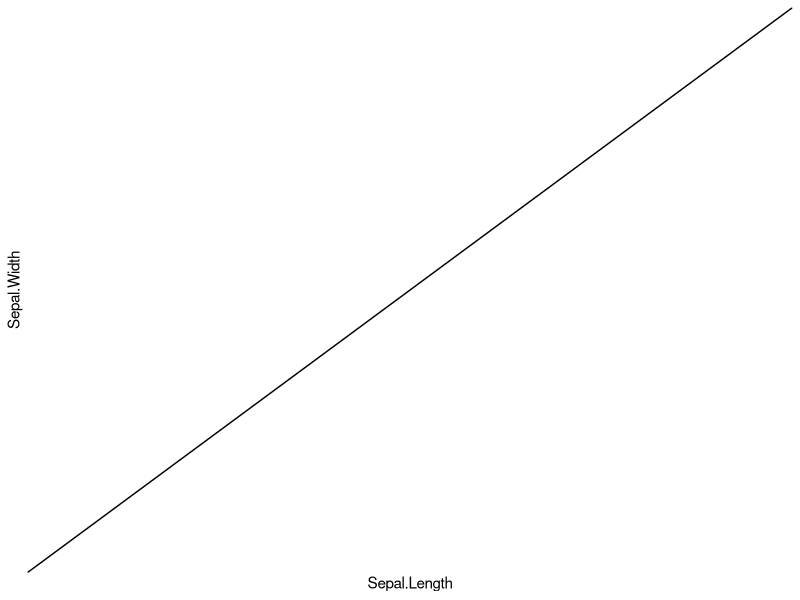
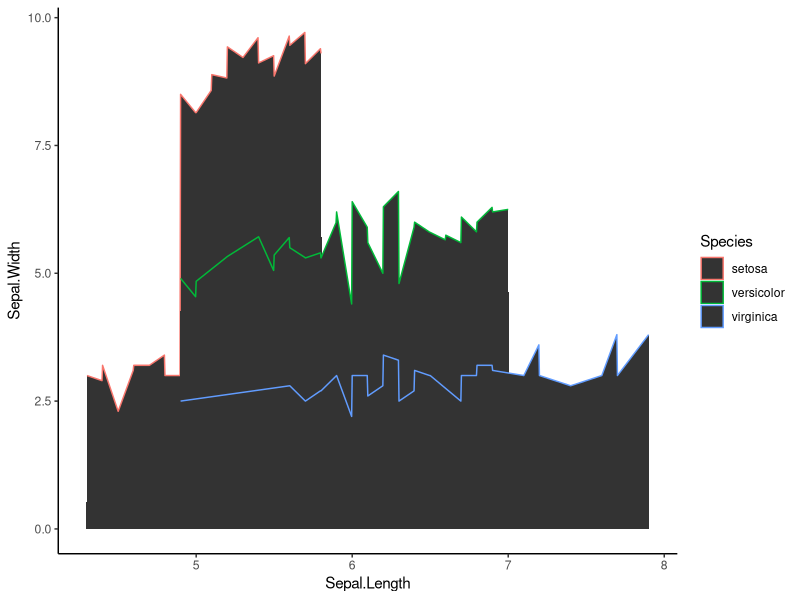
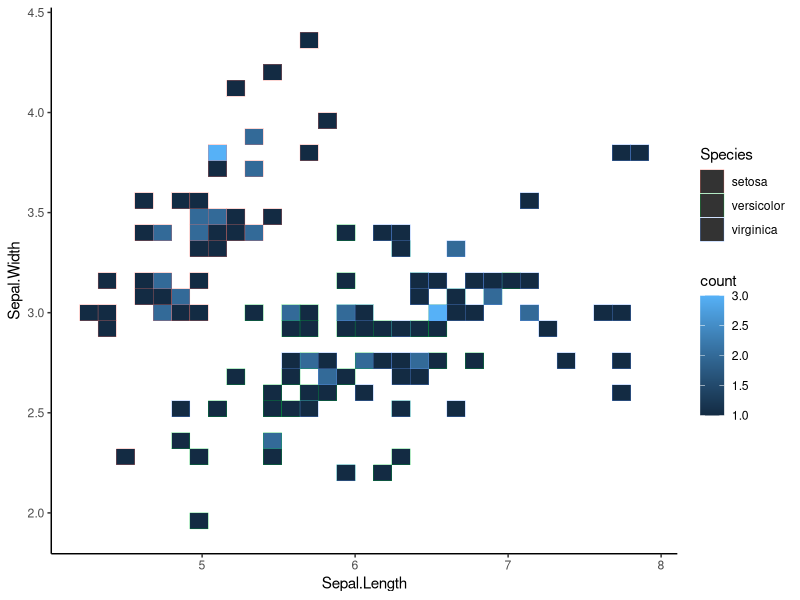
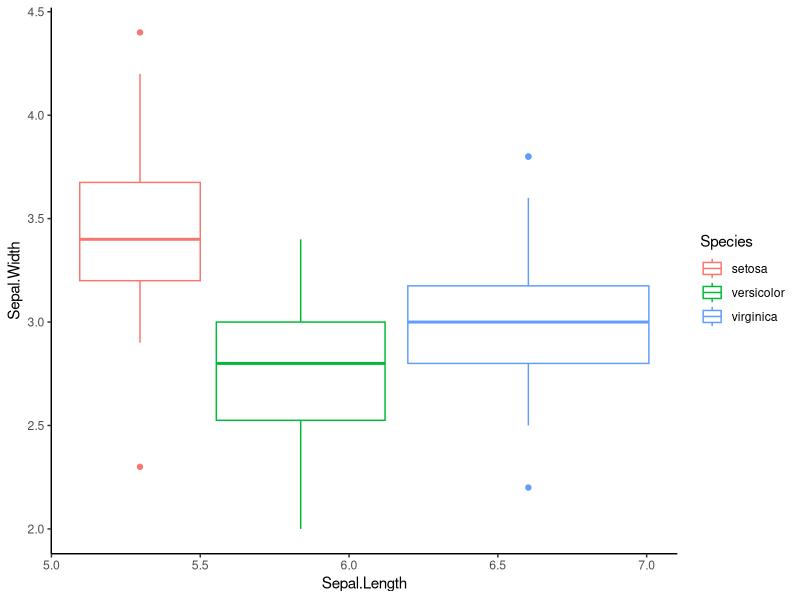
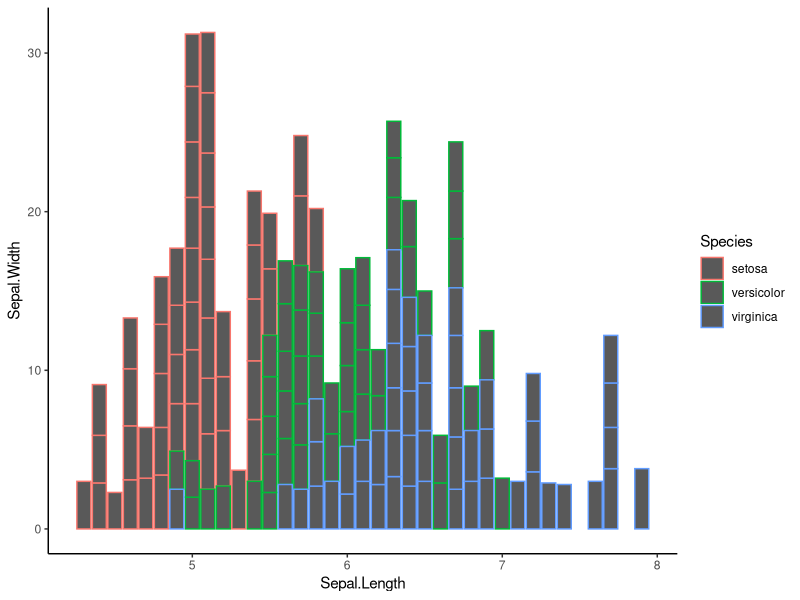
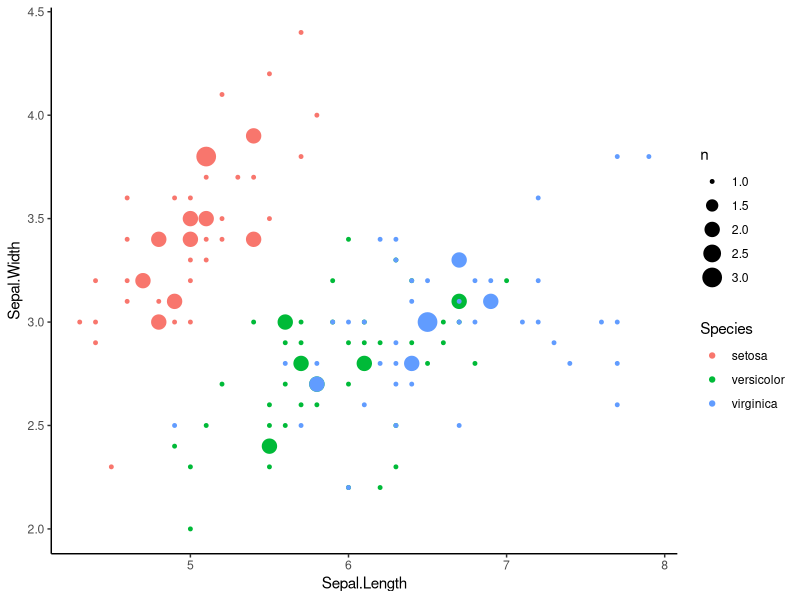
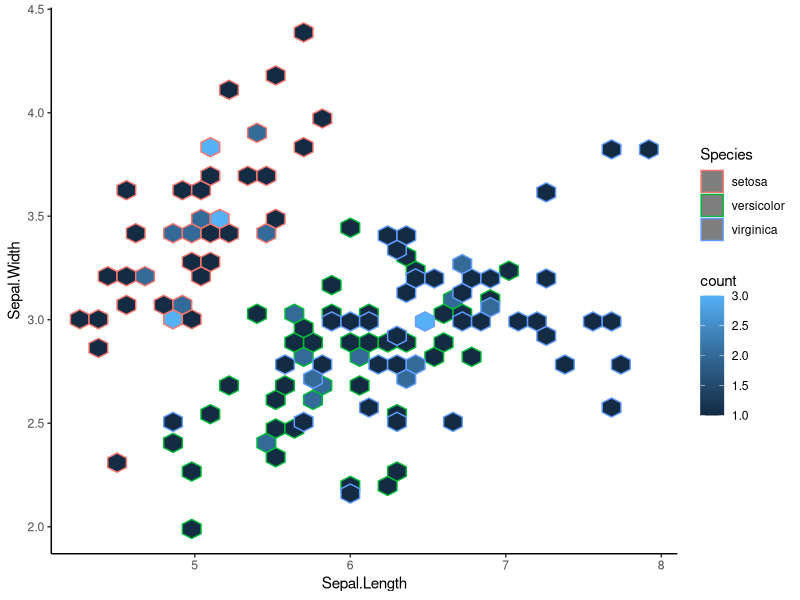
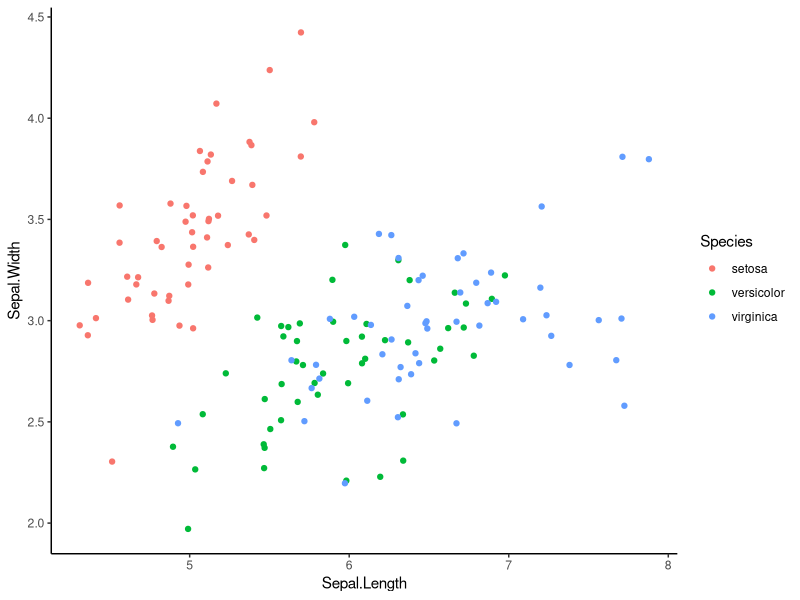

Write R code to recreate these figures, in order.
## ---- chunk 1
library(ggplot2)
data("iris")
df <- iris
ggplot(data = df, mapping = aes(x=Sepal.Length, y=Sepal.Width,
                                colour =Species ))+theme_classic()+geom_abline()

## ---- chunk 2
library(ggplot2)
ggplot(data = df, mapping = aes(x=Sepal.Length, y=Sepal.Width,
                                colour = Species))+theme_classic()+geom_area()


## ---- chunk 3
library(ggplot2)
ggplot(data = df, mapping = aes(x=Sepal.Length, y=Sepal.Width,
                                colour = Species))+theme_classic()+geom_bin_2d()

## ---- chunk 4
library(ggplot2)
ggplot(data = df, mapping = aes(x=Sepal.Length, y=Sepal.Width,
                                colour = Species))+theme_classic()+geom_boxplot()

## ---- chunk 5
library(ggplot2)
ggplot(data = df, mapping = aes(x=Sepal.Length, y=Sepal.Width,
                                colour = Species))+theme_classic()+geom_col()



## ---- chunk 6
library(ggplot2)
ggplot(data = df, mapping = aes(x=Sepal.Length, y=Sepal.Width,
                                colour=Species))+ theme_classic()+geom_count()


## ---- chunk 7
library(ggplot2)
ggplot(data = df, mapping = aes(x=Sepal.Length, y=Sepal.Width,
                                colour=Species))+ theme_classic()+geom_hex()

## ---- chunk 8
library(ggplot2)
ggplot(data = df, mapping = aes(x=Sepal.Length, y=Sepal.Width,
                                colour=Species))+ theme_classic()+geom_jitter()

## ---- chunk 9
library(ggplot2)
ggplot(data = df, mapping = aes(x=Sepal.Length, y=Sepal.Width,
                                colour=Species))+ theme_classic()+geom_line()

## ---- chunk 10
library(ggplot2)
ggplot(data = df, mapping = aes(x=Sepal.Length, y=Sepal.Width,
                                colour=Species))+ theme_classic()+geom_point()

## ---- chunk 11
library(ggplot2)
ggplot(data = df, mapping = aes(x=Sepal.Length, y=Sepal.Width,
                                colour=Species))+ theme_classic()+geom_polygon()

## ---- chunk 12
library(ggplot2)
ggplot(data = df, mapping = aes(x=Sepal.Length, y=Sepal.Width,
                                colour=Species))+ theme_classic()+geom_smooth()

## ---- chunk 13
library(ggplot2)
ggplot(data = df, mapping = aes(x=Sepal.Length, y=Sepal.Width,
                                colour=Species))+ theme_classic()+geom_step()

## ---- chunk 14
library(ggplot2)
ggplot(data = df, mapping = aes(x=Sepal.Length, y=Sepal.Width,
                                colour=Species))+ theme_classic()+geom_tile()

## ---- chunk 15
library(ggplot2)
library(ggthemes)
ggplot(data = df, mapping = aes(x=Sepal.Length, y=Sepal.Width,
                                colour=Species))+ theme_classic()+geom_tufteboxplot()

## ---- chunk 16
library(ggplot2)
ggplot(data = df, mapping = aes(x=Sepal.Length, y=Sepal.Width,
                                colour=Species))+ theme_classic()+geom_violin()

